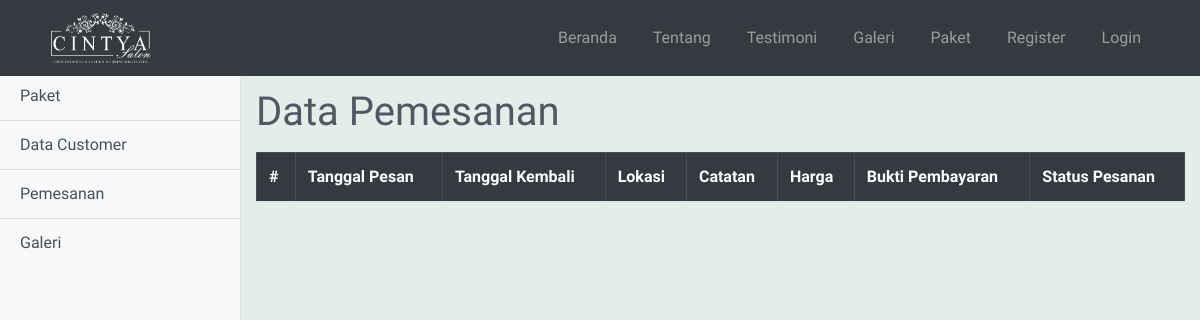
The page /admin-pemesanan.php on the database as committed earlier.
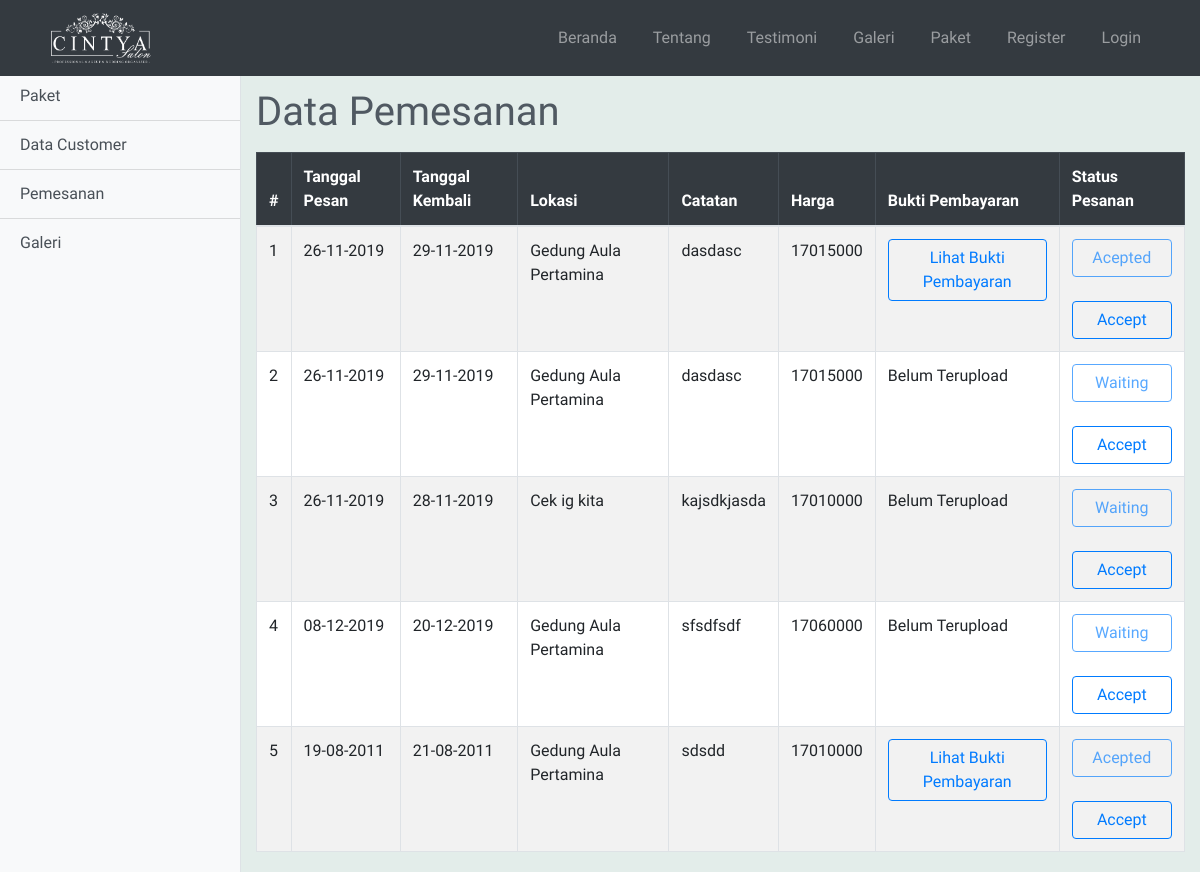
The same page on the database as committed later.
### tables this page shows
CREATE TABLE `pemesanan` (
  `id_pemesanan` int(255) NOT NULL,
  `catatan` varchar(255) DEFAULT NULL,
  `id_paket` int(11) NOT NULL,
  `tgl_pesan` date NOT NULL,
  `tgl_kembali` date NOT NULL,
  `status` varchar(255) NOT NULL DEFAULT 'Waiting',
  `lokasi` varchar(255) NOT NULL,
  `bukti_pembayaran` varchar(255) DEFAULT NULL,
  `testimoni` longtext DEFAULT NULL,
  `user_id` int(11) NOT NULL
);

CREATE TABLE `paket` (
  `id_paket` int(11) NOT NULL,
  `nama_paket` varchar(45) DEFAULT NULL,
  `harga` longtext DEFAULT NULL,
  `dekorasi` varchar(255) DEFAULT NULL,
  `rias_baju` varchar(255) DEFAULT NULL,
  `dokumentasi` varchar(255) DEFAULT NULL,
  `mc` varchar(45) DEFAULT NULL,
  `free` varchar(255) DEFAULT NULL,
  `biaya_pelihara` longtext NOT NULL,
  `foto` varchar(255) NOT NULL
);

### admin-pemesanan.php (the view, shortened to what this page needs)
<!DOCTYPE html>
<html lang="en">
<head>
    <?php include 'includes/head.php' ?>
    <link href="css/simple-sidebar.css" rel="stylesheet">
</head>
<body>
    <?php include 'includes/navbar.php' ?>
    <div class="d-flex pt-5 mt-4" id="wrapper">
        <?php include 'includes/sidebar.php' ?>
        <div style="background-color:#E3EDEA;" id="page-content-wrapper">
            <div class="container-fluid mt-3">
                <h1 class="">Data Pemesanan</h1>
            </div>
            <div class="container">
                <table class="table table-striped table-bordered" style="background-color: white">
                    <thead class="table-dark">
                        <tr>
                            <th>#</th>
                            <th>Tanggal Pesan</th>
                            <th>Tanggal Kembali</th>
                            <th>Lokasi</th>
                            <th>Catatan</th>
                            <th>Harga</th>
                            <th>Bukti Pembayaran</th>
                            <th>Status Pesanan</th>
                        </tr>
                    </thead>
                    <tbody>
                        <?php
                        $query = "SELECT * FROM pemesanan";
                        $result = mysqli_query($con, $query);
                        $query2 = "SELECT * FROM paket INNER JOIN pemesanan ON (paket.id_paket=pemesanan.id_paket)";
                        $result2 = mysqli_query($con, $query2);
                        $paket = mysqli_fetch_assoc($result2);
                        if (mysqli_num_rows($result) > 0) {
                            $no = 0;
                            while ($row = mysqli_fetch_assoc($result)) {
                                $no++;
                                $tanggal1 = strtotime($row["tgl_pesan"]);
                                $tanggal2 = strtotime($row["tgl_kembali"]);
                                $dif = $tanggal2 - $tanggal1;
                                $hasil = round($dif / 86400);
                                $jumlah = $paket["harga"] + ($hasil * $paket["biaya_pelihara"]);
                                ?>
                                <tr>
                                    <td><?php echo $no ?></td>
                                    <td><?php echo date_format(new DateTime($row["tgl_pesan"]),'d-m-Y') ?></td>
                                    <td><?php echo date_format(new DateTime($row["tgl_kembali"]),'d-m-Y') ?></td>
                                    <td><?php echo $row["lokasi"] ?></td>
                                    <td><?php echo $row["catatan"] ?></td>
                                    <td><?php echo $jumlah ?></td>
                                    <td>
                                        <?php
                                                if ($row["bukti_pembayaran"] == null) { ?>
                                            Belum Terupload
                                        <?php } else { ?>
                                            <button type="button" class="btn btn-block btn-outline-primary" data-toggle="modal" data-target="#modal<?php echo $row["id_pemesanan"] ?>">
                                                Lihat Bukti Pembayaran
                                            </button>
                                        <?php } ?>
                                    </td>
                                    <td>
                                        <button class="btn btn-block btn-outline-primary" disabled><?php echo $row["status"] ?></button>
                                        <br>
                                        <a href="proses/proses_terima-pesanan.php?id=<?php echo $row["id_pemesanan"] ?>" class="btn btn-block btn-outline-primary">Accept</a>
                                    </td>
                                </tr>
                            <?php } ?>
                        <?php }
                        ?>
                    </tbody>
                </table>
            </div>
        </div>
    </div>
</body>
</html>

Rows that differ between the two databases and show on the page:
added pemesanan: tgl_pesan "26-11-2019", tgl_kembali "29-11-2019", lokasi "Gedung Aula Pertamina", catatan "dasdasc", jumlah "17015000", status "Acepted"
added pemesanan: tgl_pesan "26-11-2019", tgl_kembali "29-11-2019", lokasi "Gedung Aula Pertamina", catatan "dasdasc", jumlah "17015000", shows "Belum Terupload", status "Waiting"
added pemesanan: tgl_pesan "26-11-2019", tgl_kembali "28-11-2019", lokasi "Cek ig kita", catatan "kajsdkjasda", jumlah "17010000", shows "Belum Terupload", status "Waiting"
added pemesanan: tgl_pesan "08-12-2019", tgl_kembali "20-12-2019", lokasi "Gedung Aula Pertamina", catatan "sfsdfsdf", shows "Belum Terupload", status "Waiting"
now on this page (row unchanged): paket: jumlah "17060000"
added pemesanan: tgl_pesan "19-08-2011", tgl_kembali "21-08-2011", lokasi "Gedung Aula Pertamina", catatan "sdsdd", jumlah "17010000", status "Acepted"
